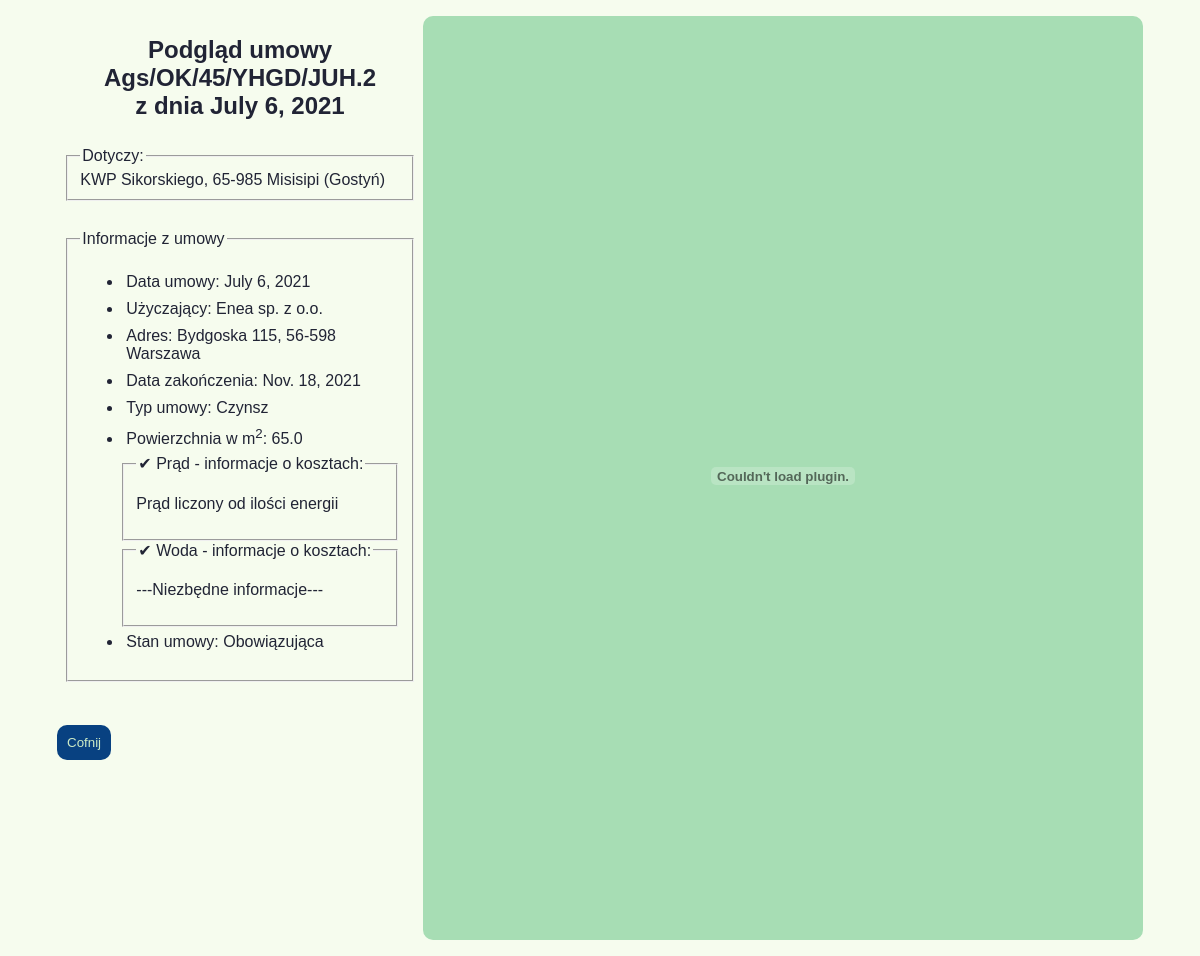
Before: /umowy/podglad/1/ (signed in) with the older database file.
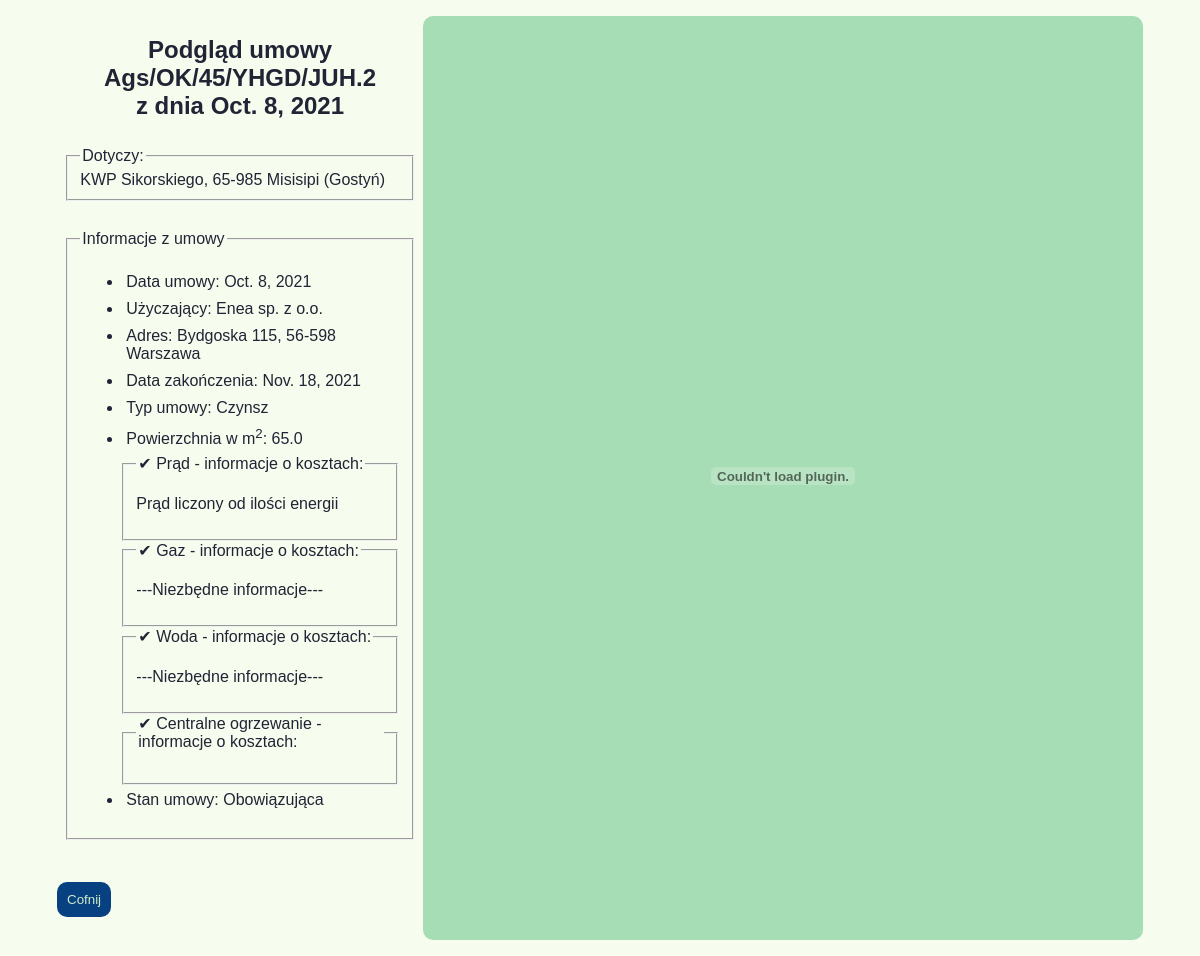
After: the same page with the newer database file.
### umowyapp/models.py (models this page shows, shortened)
class Umowy(models.Model):
    data_umowy = models.DateField(null=False)
    nr_umowy = models.CharField(max_length=20, null=True, default="BRAK")
    nazwa_uzyczajacego = models.CharField(max_length=30, null=True)
    adres_uzyczajacego = models.CharField(max_length=30, null=True)
    kod_pocztowy_uzyczajacego = models.CharField(max_length=6, null=True)
    miasto_uzyczajacego = models.CharField(max_length=20, null=True)
    okres_obowiazywania = models.DateField(blank=True, default="")
    typ_umowy = models.ForeignKey(Rodzaj_umowy, on_delete=models.CASCADE, null=False)
    pow_uzyczona = models.FloatField(max_length=4, null=True, blank=True)
    rodzaj_kosztow_prad = models.BooleanField()
    informacje_prad = models.TextField(null=True, default="---Niezbędne informacje---")
    rodzaj_kosztow_gaz = models.BooleanField()
    informacje_gaz = models.TextField(null=True, default="---Niezbędne informacje---")
    rodzaj_kosztow_woda = models.BooleanField()
    informacje_woda = models.TextField(null=True, default="---Niezbędne informacje---")
    rodzaj_kosztow_co = models.BooleanField()
    informacje_co = models.TextField(null=True, default="---Niezbędne informacje---")
    powiaty_jedn = models.ForeignKey(Powiaty_Wlkp, on_delete=models.CASCADE)
    rodzaj_jedn = models.ForeignKey(Rodzaje_jednostek, on_delete=models.CASCADE, null=True)
    adres_jedn = models.CharField(max_length=30, null=True)
    miasto_jedn = models.CharField(max_length=20, null=True)
    kod_pocztowy_jedn = models.CharField(max_length=6, null=True)
    skan_umowy = models.FileField(upload_to='umowy_pdf', null=True, blank=True)
    stan_umowy = models.ForeignKey(Stan_umow, on_delete=models.CASCADE, null=True)
    deleted = models.BooleanField(null=False, default=0)

class Rodzaje_jednostek(models.Model):
    rodzaj = models.CharField(max_length=4, null=False)
    def __str__(self):
        return self.rodzaj_jedn()
    def rodzaj_jedn(self):
        return "{}".format(self.rodzaj)

class Powiaty_Wlkp(models.Model):
    powiat = models.CharField(max_length=12, null=False)
    def __str__(self):
        return self.powiat_jedn()
    def powiat_jedn(self):
        return "{}".format(self.powiat)

class Rodzaj_umowy(models.Model):
    rodz_um = models.CharField(max_length=6, null=True)
    def __str__(self):
        return self.rodzaj_um()
    def rodzaj_um(self):
        return "{}".format(self.rodz_um)

class Stan_umow(models.Model):
    stan = models.CharField(max_length=14, null=False)
    def __str__(self):
        return self.stan_umowy()
    def stan_umowy(self):
        return "{}".format(self.stan)

### umowyapp/views.py (the view)
# urls.py: path('podglad/<int:id>/', podglad_umow, name="podglad_umowy"),
@login_required
def podglad_umow(request, id):
    podglad = Umowy.objects.get(pk=id)
    form = UmowyForm(request.FILES or None, instance=podglad)
    return render(request, 'podglad.html', {'podglad': podglad})

### templates/podglad.html (shortened to what this page needs)
{%extends 'start.html'%}
{%block strona%}
<section>
    <div class="podglad_box">
        <h2 class="naglowek_podglad">Podgląd umowy {{podglad.nr_umowy}}<br>z dnia {{podglad.data_umowy}}</h2>
        <form class="podglad_umow">
            <fieldset>
                <legend>Dotyczy:</legend>
                <span>{{podglad.rodzaj_jedn}} {{podglad.adres_jedn}}, {{podglad.kod_pocztowy_jedn}} {{podglad.miasto_jedn}} ({{podglad.powiaty_jedn}})</span>
            </fieldset>
        </form>
        <form class="podglad_umow">
            <fieldset>
                <legend> Informacje z umowy</legend>
                <ul>
                    <li> Data umowy: {{podglad.data_umowy}}</li>
                    <li> Użyczający: {{podglad.nazwa_uzyczajacego }}</li>
                    <li> Adres: {{podglad.adres_uzyczajacego}},
                        {{podglad.kod_pocztowy_uzyczajacego}} {{podglad.miasto_uzyczajacego}}
                    </li>
                    <li> Data zakończenia: {{podglad.okres_obowiazywania}}</li>
                    <li> Typ umowy: {{podglad.typ_umowy}}</li>
                    <li> Powierzchnia w m<sup>2</sup>: {{podglad.pow_uzyczona}}</li>
                    {%if podglad.rodzaj_kosztow_prad == True%}
                    <form>
                    <fieldset>
                        <legend class="aktywne"> Prąd - informacje o kosztach: </legend>
                    <p>{{podglad.informacje_prad}}</p>
                    </fieldset>
                    </form>
                    {%endif%}
                    {%if podglad.rodzaj_kosztow_gaz == True%}
                      <form>
                    <fieldset>
                        <legend class="aktywne"> Gaz - informacje o kosztach: </legend>
                    <p>{{podglad.informacje_gaz}}</p>
                    </fieldset>
                    </form>
                    {%endif%}
                    {%if podglad.rodzaj_kosztow_woda == True%}
                     <form>
                    <fieldset>
                        <legend class="aktywne"> Woda - informacje o kosztach: </legend>
                    <p>{{podglad.informacje_woda}}</p>
                    </fieldset>
                    </form>
                    {%endif%}
                    {%if podglad.rodzaj_kosztow_co == True%}
                    <form>
                    <fieldset>
                        <legend class="aktywne"> Centralne ogrzewanie - informacje o kosztach: </legend>
                    </fieldset>
                    </form>
                    {%endif%}
                    <li> Stan umowy: {{podglad.stan_umowy}}</li>
                </ul>
            </fieldset>
        </form>
        <div class="cofni_podgląd">
            <a href="{% url 'wszystkie_umowy'%}">
                <button class="button-general button-back">Cofnij</button>
            </a>
        </div>
    </div>
    <div class="pdf_viev">
        {%if podglad.skan_umowy %}
        <embed src="/doc/{{podglad.skan_umowy}}#toolbar=0" type="application/pdf"/>
        {%else%}
        <h4>Miejsce na skan umowy</h4>
        {%endif%}
    </div>
</section>
{%endblock%}

### templates/start.html (shortened to what this page needs)
{%load static%}
<!doctype html>
<html lang="pl">
<head>
    <link rel="stylesheet" href= "{%block css%}{% static 'style.css' %}{%endblock%}">
</head>
<body>
            {%block strona%} {%endblock%}
</body>
</html>

### umowyapp/static/style.css (style rules this page uses)
body { color: rgb(33, 36, 53); background-color: hsl(85,67%,96%); padding: 1rem 1%; font-family: arial; margin: auto 45px; }
.button-general { display:inline-block; background-color: hsl(212,88%,27%); color: hsl(109,49%,85%); width: auto; margin: 20px 8px auto auto; padding:10px; border-radius: 10px; border-style: none; -webkit-transition: all 1s ease; transition: all 1s ease; }
.podglad_box { width: 45%; }
.aktywne::before { content:"\2714"; }
section { display:flex; }
.naglowek_podglad { text-align:center; }
.podglad_umow { margin:15px 0px; padding:2%; }
.podglad_umow fieldset ul li { padding: 3px; margin: 3px; }
.pdf_viev { margin: auto ; background-color: hsl(135,44%,76%); border-radius: 10px; }
embed { width: 700px; height: 900px; margin: 10px }
.cofni_podgląd { clear: left; }

Changed rows visible on the page:
changed Umowy "Ags/OK/45/YHGD/JUH.2": data_umowy "July 6, 2021" → "Oct. 8, 2021"; rodzaj_kosztow_gaz False → True (drawn); informacje_gaz (not shown) → "---Niezbędne informacje---"; rodzaj_kosztow_co False → True (drawn)
Other visible differences:
text now shown: "Gaz - informacje o kosztach: Centralne ogrzewanie - informacje o kosztach:"
